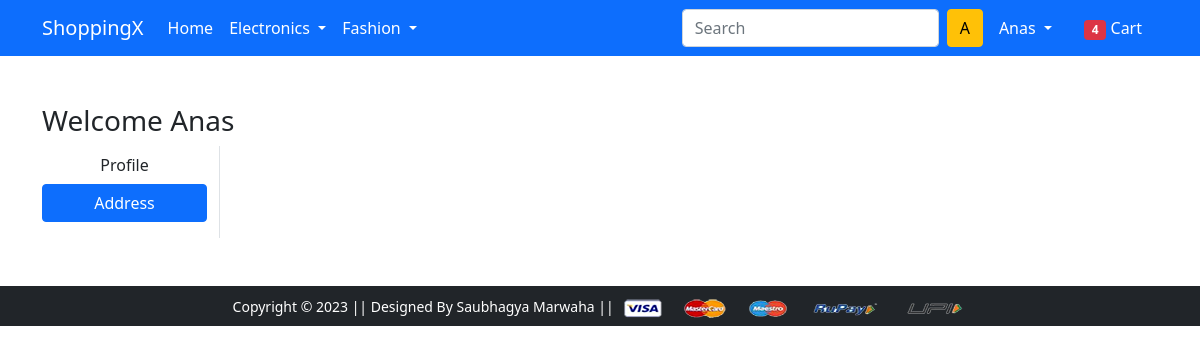
The app's page /address/ (signed in), older data.
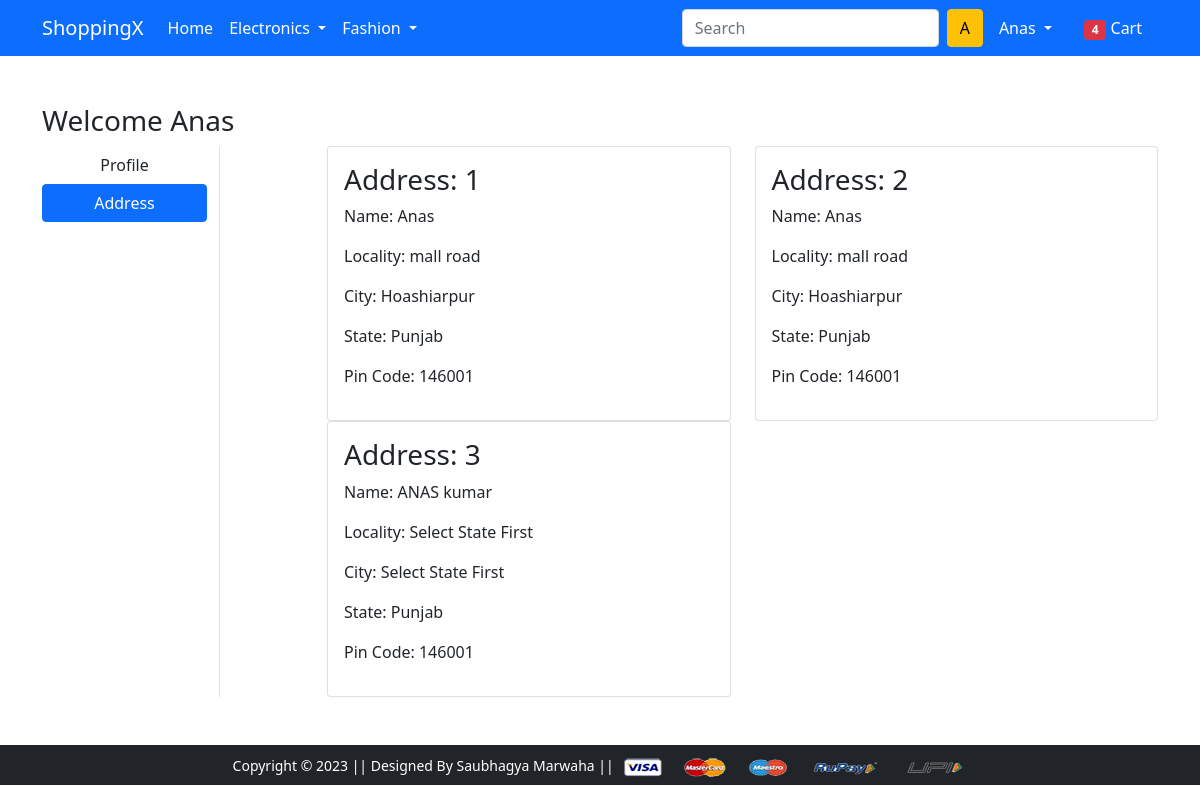
The same page, newer data.
### app/models.py (models this page shows, shortened)
class Customer(models.Model):
    user = models.ForeignKey(User, on_delete=models.CASCADE)
    name = models.CharField(max_length=200)
    locality = models.CharField(max_length=200)
    city = models.CharField(max_length=50)
    zipcode = models.IntegerField()
    state = models.CharField(choices=STATE_CHOICES, max_length=50)

### app/views.py (the view)
# urls.py: path('address/', views.address, name='address'),
def address(request):
 add = Customer.objects.filter(user=request.user)
 return render(request, 'app/address.html', {'add': add, 'active': 'btn-primary'})

### app/templates/app/address.html (shortened to what this page needs)
{% extends 'app/base.html' %}
{% load static %}
{% block main-content %}
<div class="container my-5">
 <div class="row">
 <h3>Welcome <span class="text-capitalize">{{request.user}}</span></h3>
  <div class="col-sm-2 border-end">
   <ul class="list-unstyled">
    <li class="d-grid"><a href="{% url 'profile' %}" class="btn">Profile</a></li>
    <li class="d-grid"><a href="{% url 'address' %}" class="btn {{active}}">Address</a></li>
   </ul>
  </div>
  <div class="col-sm-9 offset-sm-1">
   <div class="row">
    {% for ad in add %}
     <div class="col-sm-6">
     <div class="card">
      <div class="card-body">
       <h3>Address: {{ forloop.counter }}</h3>
       <p>Name: {{ad.name}}</p>
       <p>Locality: {{ad.locality}}</p>
       <p>City: {{ad.city}}</p>
       <p>State: {{ad.state}}</p>
       <p>Pin Code: {{ad.zipcode}}</p>
      </div>
     </div>
    </div>
    {% endfor %}
   </div>
  </div>
 </div>
</div>
{% endblock main-content %}

Row changes from the older to the newer data that the page shows:
added Customer: name "Anas", locality "mall road", city "Hoashiarpur", state "Punjab", zipcode "146001"
added Customer: name "Anas", locality "mall road", city "Hoashiarpur", state "Punjab", zipcode "146001"
added Customer: name "ANAS kumar", locality "Select State First", city "Select State First", state "Punjab", zipcode "146001"
